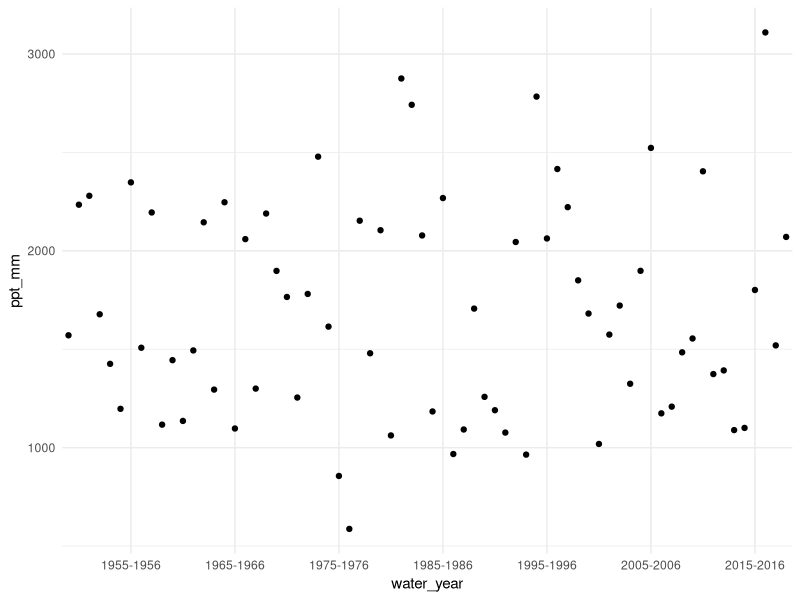
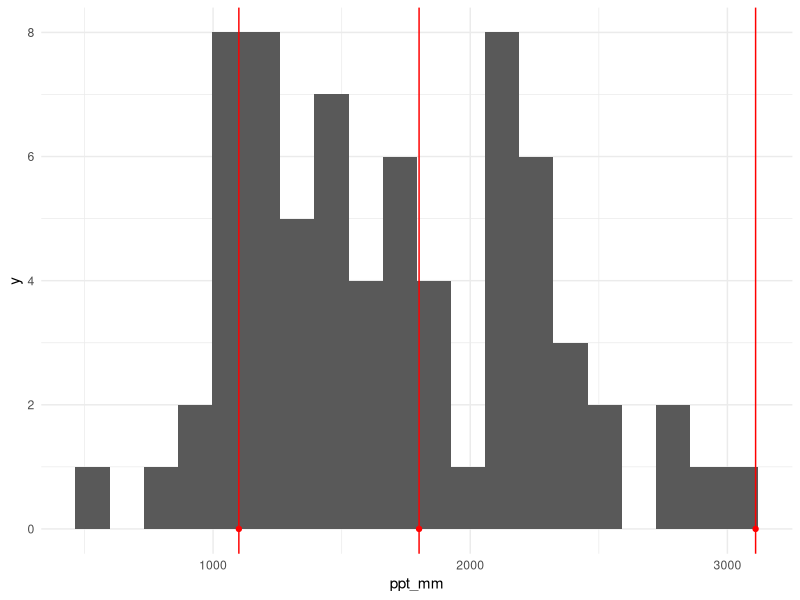

Recreate these plots in R, in order. (Note: this script raises an error after producing the figures.)
## ---- chunk 1
require(tidyverse)
require(lubridate)
## ---- chunk 2
setwd("~/../Shrubs-Seedlings/code/Simulations/parameter_dev/precip_PRISM/")
df <- read_csv("../../../../data/PRISM/PRISM_ppt_stable_4km_194001_202001_39.2267_-120.6117.csv", skip = 10, col_types = cols(Date = col_date(format = "%Y-%m"), `ppt (mm)` = col_double()))
head(df)
## ---- chunk 3
df <- df %>% 
  rename(ppt_mm = `ppt (mm)`)
## ---- chunk 4
df <- df %>% 
  filter(Date > "1949-01-01")
## ---- chunk 5
df <- df %>% 
  mutate(Month = month(Date), Year = year(Date)) %>% 
  mutate(water_year = case_when(
    Month %in% c(1:8) ~ paste(Year-1, Year, sep = "-"),
    Month %in% c(9:12) ~ paste(Year, Year+1, sep = "-")
  )) %>% 
  group_by(water_year) %>% 
  summarize(ppt_mm = sum(ppt_mm)) %>% 
  ungroup()
df
## ---- chunk 6
df <- df %>% 
  filter(water_year != "2019-2020") %>% 
  filter(water_year != "1948-1949")
## ---- chunk 7
ggplot(df, aes(x = water_year, y= ppt_mm))+
  geom_point()+
  scale_x_discrete(breaks = c("1945-1946", "1955-1956", "1965-1966", "1975-1976", "1985-1986", "1995-1996", "2005-2006", "2015-2016"))+
  theme_minimal()
## ---- chunk 8
study_years <- c("2014-2015", "2015-2016", "2016-2017")
## ---- chunk 9
study_ppt <- df %>% filter(water_year %in% study_years) %>% dplyr::select(ppt_mm) %>% unlist()

ggplot(df)+
  geom_histogram(aes(ppt_mm), bins = 20)+
  theme_minimal()+
  geom_point(data = df %>% filter(water_year %in% study_years), aes(x = ppt_mm, y = 0), col = "red")+
  geom_vline(xintercept = study_ppt, color = "red")

df %>% filter(water_year %in% study_years) %>% dplyr::select(water_year, ppt_mm)
## ---- chunk 10
study_year_ppt <- df %>% 
  filter(water_year %in% study_years) 
study_year_ppt

df <- df %>% 
  mutate(dist2015 = (abs(unlist(study_year_ppt[1,2])-ppt_mm))) %>% 
  mutate(dist2016 = (abs(unlist(study_year_ppt[2,2])-ppt_mm))) %>% 
  mutate(dist2017 = (abs(unlist(study_year_ppt[3,2])-ppt_mm)))

df <- df %>% 
  group_by(water_year) %>% 
  mutate(mindist = min(dist2015, dist2016, dist2017)) %>% 
  mutate(min_year = case_when(
    mindist == dist2015 ~ "2014-2015",
    mindist == dist2016 ~ "2015-2016",
    mindist == dist2017 ~ "2016-2017"
  )) 

df %>% 
  filter(min_year == "2016-2017")
## ---- chunk 11
df %>% 
  group_by(min_year) %>% 
  summarize(n = n()) %>% 
  mutate(proportion = n/sum(n)) %>% 
  mutate(cumsum = cumsum(proportion))
## ---- chunk 12
df <- df %>% 
  dplyr::select(water_year, min_year) %>% 
  mutate(min_year = substr(min_year, 6, 9))
df
## ---- chunk 13
save(df, file = "~/../Shrubs-Seedlings/data/PRISM/clean_1950-present.Rdata")
